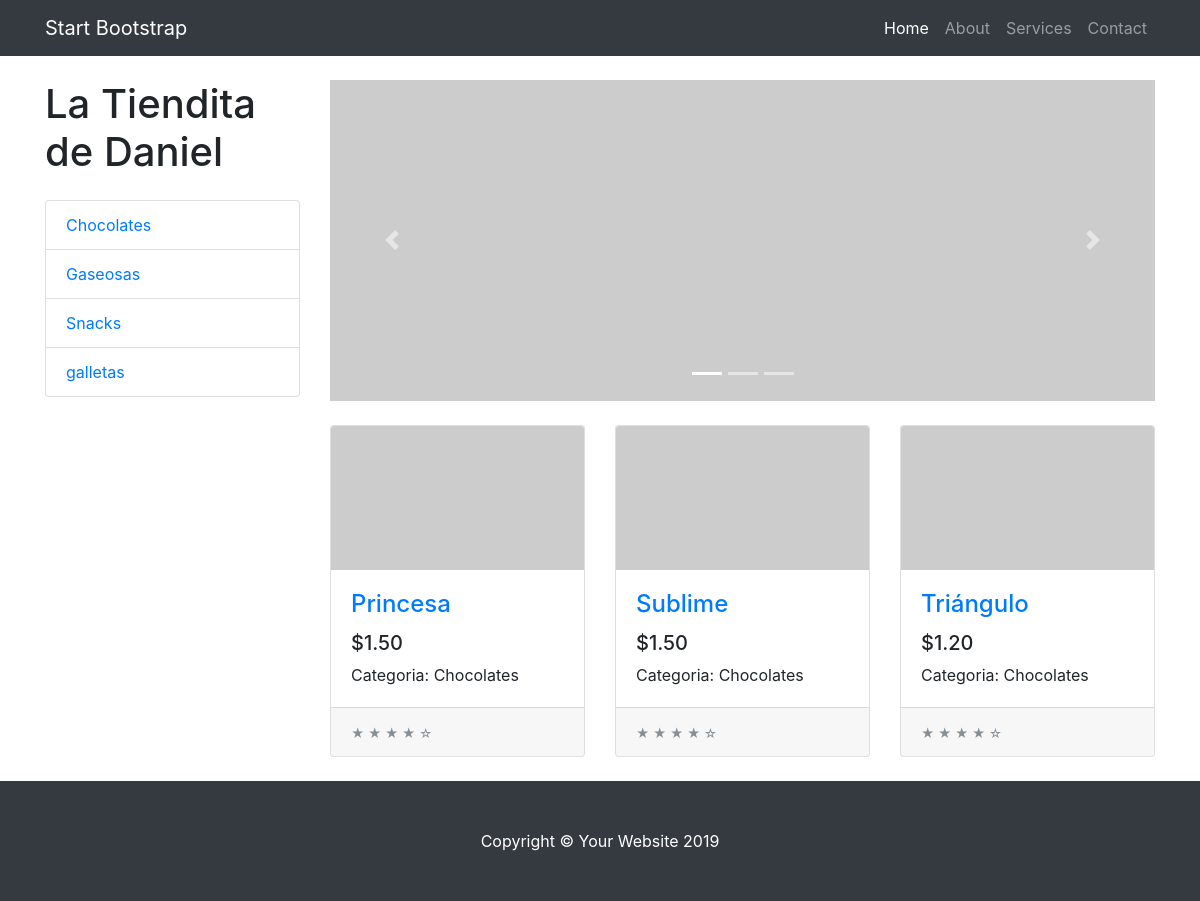
The app's page /tienda/categoria/4/ with its own data.
### tienda/models.py (models this page shows, shortened)
class Categoria(models.Model):
    nombre = models.CharField(max_length=200)
    pub_date = models.DateTimeField('date published')

class Producto(models.Model):
    categoria = models.ForeignKey(Categoria, on_delete=models.CASCADE)
    nombre = models.CharField(max_length=200)
    precio = models.DecimalField(max_digits=6, decimal_places=2)
    stock = models.IntegerField(default=0)
    pub_date = models.DateTimeField('date published')
    imagen = models.ImageField(upload_to='productos',blank=True,null=True)

### tienda/views.py (the view)
# urls.py: path('categoria/<int:categoria_id>/', views.categoria, name='categoria'),
def categoria(request, categoria_id):
    product_list = Producto.objects.filter(categoria = categoria_id)[:6]
    cat_list = Categoria.objects.order_by('nombre')
    context = {'product_list': product_list, 'cat_list': cat_list}
    return render(request, 'tienda/categoria.html', context)

### tienda/templates/tienda/categoria.html (shortened to what this page needs)
{% extends "tienda/layout.html" %}
{% block content %}
    <div id="carouselExampleIndicators"
         class="carousel slide my-4"
         data-ride="carousel">
        <ol class="carousel-indicators">
            <li data-target="#carouselExampleIndicators"
                data-slide-to="0"
                class="active"></li>
            <li data-target="#carouselExampleIndicators" data-slide-to="1"></li>
            <li data-target="#carouselExampleIndicators" data-slide-to="2"></li>
        </ol>
        <div class="carousel-inner" role="listbox">
            <div class="carousel-item active">
                <img class="d-block img-fluid"
                     src="http://placehold.it/900x350"
                     alt="First slide">
            </div>
        </div>
        <a class="carousel-control-prev"
           href="#carouselExampleIndicators"
           role="button"
           data-slide="prev">
            <span class="carousel-control-prev-icon" aria-hidden="true"></span>
        </a>
        <a class="carousel-control-next"
           href="#carouselExampleIndicators"
           role="button"
           data-slide="next">
            <span class="carousel-control-next-icon" aria-hidden="true"></span>
        </a>
    </div>
    <div class="row">
        {% for prod in product_list %}
            <div class="col-lg-4 col-md-6 mb-4">
                <div class="card h-100">
                    <a href="producto/{{ prod.id }}/">
                        <img class="card-img-top" src="http://placehold.it/700x400" alt="">
                    </a>
                    <div class="card-body">
                        <h4 class="card-title">
                            <a href="producto/{{ prod.id }}/">{{ prod.nombre }}</a>
                        </h4>
                        <h5>${{ prod.precio }}</h5>
                        <p class="card-text">
                            Categoria: {{ prod.categoria.nombre }}
                        </p>
                    </div>
                    <div class="card-footer">
                        <small class="text-muted">&#9733; &#9733; &#9733; &#9733; &#9734;</small>
                    </div>
                </div>
            </div>
        {% endfor %}
    </div>
{% endblock %}

### tienda/templates/tienda/layout.html (shortened to what this page needs)
{% load static %}
<!DOCTYPE html>
<html lang="en">
  <head>
    <link href="{% static 'vendor/bootstrap/css/bootstrap.min.css' %}" rel="stylesheet">
    <link href="{% static 'css/shop.css' %}" rel="stylesheet">
  </head>
  <body>
    <nav class="navbar navbar-expand-lg navbar-dark bg-dark fixed-top">
      <div class="container">
        <a class="navbar-brand" href="#">Start Bootstrap</a>
        <div class="collapse navbar-collapse" id="navbarResponsive">
          <ul class="navbar-nav ml-auto">
            <li class="nav-item active">
              <a class="nav-link" href="#">Home
              </a>
            </li>
            <li class="nav-item">
              <a class="nav-link" href="#">About</a>
            </li>
            <li class="nav-item">
              <a class="nav-link" href="#">Services</a>
            </li>
            <li class="nav-item">
              <a class="nav-link" href="#">Contact</a>
            </li>
          </ul>
        </div>
      </div>
    </nav>
    <div class="container">
      <div class="row">
        <div class="col-lg-3">
          <h1 class="my-4">La Tiendita de Daniel</h1>
          <div class="list-group">
            {% for cat in cat_list %}
            <a href="/tienda/categoria/{{ cat.id }}/" class="list-group-item">{{ cat.nombre }}</a>
            {% endfor %}
          </div>
        </div>
        <div class="col-lg-9">
          {% block content %}{% endblock %}
        </div>
      </div>
    </div>
    <footer class="py-5 bg-dark">
      <div class="container">
        <p class="m-0 text-center text-white">Copyright &copy; Your Website 2019</p>
      </div>
    </footer>
  </body>
</html>

### tienda/static/css/shop.css (style rules this page uses)
body { padding-top: 54px; }
@media (min-width: 992px) { body { padding-top: 56px; } }

### records on screen
Categoria: nombre "Chocolates"
Categoria: nombre "Gaseosas"
Categoria: nombre "Snacks"
Categoria: nombre "galletas"
Producto: nombre "Princesa", precio "1.50", categoria.nombre "Chocolates"
Producto: nombre "Sublime", precio "1.50", categoria.nombre "Chocolates"
Producto: nombre "Triángulo", precio "1.20", categoria.nombre "Chocolates"
